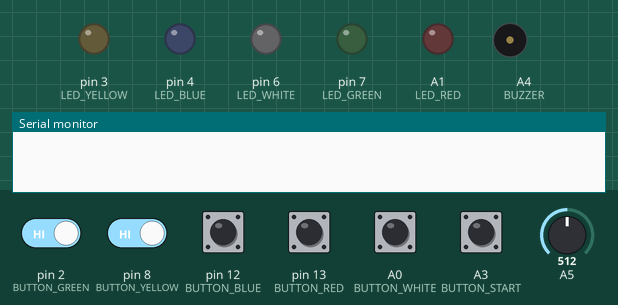
This sketch was run on a simulated Arduino Uno, built with avr-gcc and run on an emulated ATmega328P. Parts: output pins drawn as LEDs (lit = HIGH), buzzer (waves = sounding), the last lines printed to the serial monitor. Dashed ring = blinking. The inputs (shaded band) are chosen by the test bench; at power-on: A0 (BUTTON_WHITE), A3 (BUTTON_START), pin 2 (BUTTON_GREEN), pin 8 (BUTTON_YELLOW), pin 12 (BUTTON_BLUE), pin 13 (BUTTON_RED) HIGH, A5 = 512. Random numbers use the default seed unless the sketch sets one.

Above: at 1.2 s.
1.3 s: A3 (BUTTON_START) pulled LOW for 0.15 s
At 4.2 s:
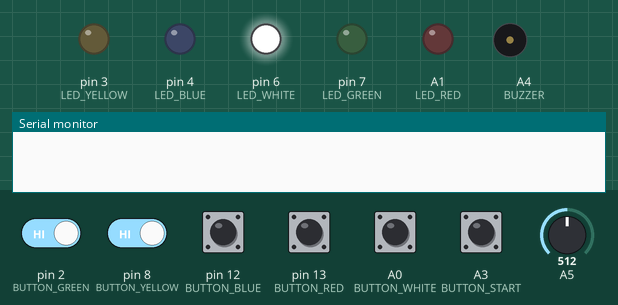
4.3 s: A0 (BUTTON_WHITE) pulled LOW for 1 s
At 6.52 s:
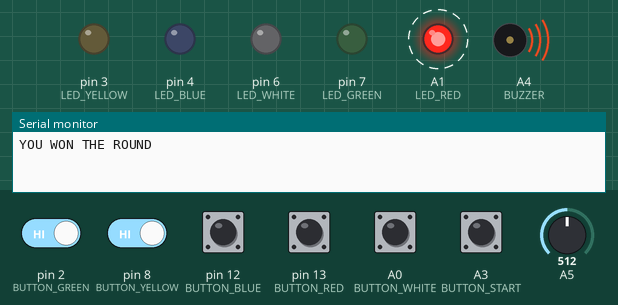
8.3 s: pin 2 (BUTTON_GREEN) driven LOW and pin 8 (BUTTON_YELLOW) driven LOW
At 12.2 s:
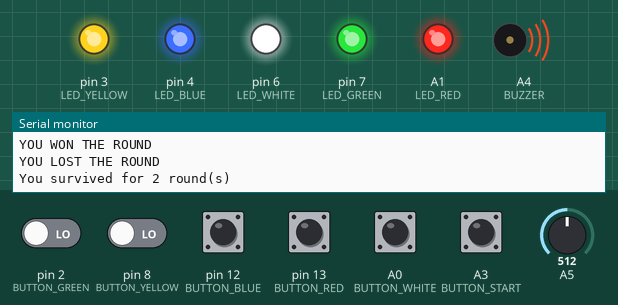
14.3 s: A3 (BUTTON_START) pulled LOW for 1 s
At 15.23 s:
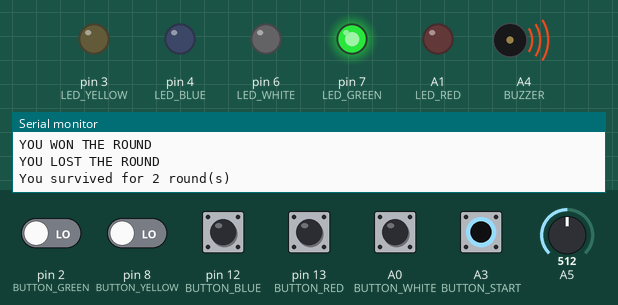
17.5 s: A5 set to 900
Timing chart, 0 to 21.5 s (numbered marks = the images above; inputs shaded):
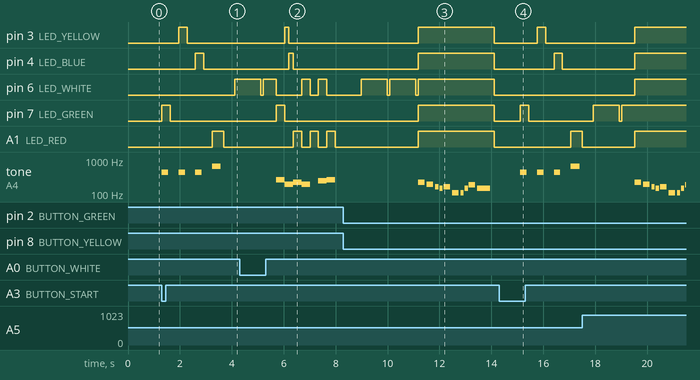

Measured:
- after the input at 1.3 s, pin 3 (LED_YELLOW): LOW → HIGH after 0.65 s, → LOW 0.33 s later; pin 4 (LED_BLUE): LOW → HIGH after 1.3 s, → LOW 0.33 s later; pin 6 (LED_WHITE): LOW → HIGH after 2.8 s; pin 7 (LED_GREEN): LOW → HIGH at once, → LOW 0.33 s later; A1 (LED_RED): LOW → HIGH after 2.0 s, → LOW 0.43 s later
- after the input at 4.3 s, pin 3 (LED_YELLOW): LOW → HIGH after 1.7 s, → LOW 0.16 s later; pin 4 (LED_BLUE): LOW → HIGH after 1.9 s, → LOW 0.16 s later
- after the input at 8.3 s, pin 3 (LED_YELLOW), pin 4 (LED_BLUE), pin 7 (LED_GREEN), A1 (LED_RED): LOW → HIGH after 2.9 s, → LOW 2.9 s later; tone on A4 (BUZZER): plays 220 Hz for 0.25 s, 196 Hz for 0.25 s, 165 Hz for 0.13 s, 147 Hz for 0.13 s, 165 Hz for 0.25 s, 110 Hz for 0.25 s … (10 notes in this stretch), starting after 2.9 s
- after the input at 14.3 s, pin 3 (LED_YELLOW): LOW → HIGH after 1.5 s, → LOW 0.33 s later; pin 4 (LED_BLUE): LOW → HIGH after 2.1 s, → LOW 0.33 s later

The sketch:

Code.ino
```cpp
// include for melodies
#include <pitches.h>

// leds define
#define LED_GREEN 7
#define LED_YELLOW 3
#define LED_BLUE 4
#define LED_RED A1
#define LED_WHITE 6

// buttons define
#define BUTTON_GREEN 2
#define BUTTON_YELLOW 8
#define BUTTON_BLUE 12
#define BUTTON_RED 13
#define BUTTON_WHITE A0

// Others
#define BUZZER A4
#define BUTTON_START A3

// Initialize functions
void light_button();
void game();
int game_check_if_correct(int tab[], int size);
void buzz_win();
void buzz_lose();
void buzz_count();

void setup()
{
  // leds setup
  pinMode(LED_GREEN, OUTPUT);
  pinMode(LED_YELLOW, OUTPUT);
  pinMode(LED_BLUE, OUTPUT);
  pinMode(LED_RED, OUTPUT);
  pinMode(LED_WHITE, OUTPUT);

  // buttons setup
  pinMode(BUTTON_GREEN, INPUT_PULLUP);
  pinMode(BUTTON_YELLOW, INPUT_PULLUP);
  pinMode(BUTTON_BLUE, INPUT_PULLUP);
  pinMode(BUTTON_RED, INPUT_PULLUP);
  pinMode(BUTTON_WHITE, INPUT_PULLUP);

  // Others
  pinMode(BUZZER, OUTPUT);
  pinMode(BUTTON_START, INPUT_PULLUP);

  Serial.begin(9600);
}

void loop()
{
  if (digitalRead(BUTTON_START) == 0)
  {
    buzz_count();
    game();
  }
}

void light_button(int desired_light, int duration)
{
  switch (desired_light)
  {
  case 1: // GREEN
    digitalWrite(LED_GREEN, HIGH);
    delay(duration);
    digitalWrite(LED_GREEN, LOW);
    break;
  case 2: // YELLOW
    digitalWrite(LED_YELLOW, HIGH);
    delay(duration);
    digitalWrite(LED_YELLOW, LOW);
    break;
  case 3: // BLUE
    digitalWrite(LED_BLUE, HIGH);
    delay(duration);
    digitalWrite(LED_BLUE, LOW);
    break;
  case 4: // RED
    digitalWrite(LED_RED, HIGH);
    delay(duration);
    digitalWrite(LED_RED, LOW);
    break;
  case 5: // WHITE
    digitalWrite(LED_WHITE, HIGH);
    delay(duration);
    digitalWrite(LED_WHITE, LOW);
    break;
  case 6: // ALL
    digitalWrite(LED_GREEN, HIGH);
    digitalWrite(LED_YELLOW, HIGH);
    digitalWrite(LED_BLUE, HIGH);
    digitalWrite(LED_RED, HIGH);
    digitalWrite(LED_WHITE, HIGH);
    buzz_lose();
    digitalWrite(LED_GREEN, LOW);
    digitalWrite(LED_YELLOW, LOW);
    digitalWrite(LED_BLUE, LOW);
    digitalWrite(LED_RED, LOW);
    digitalWrite(LED_WHITE, LOW);
  }
}

void game()
{
  int count = 1;
  int exit = 1;

  while (exit != 0)
  {
    int tab[count];

    for (int i = 0; i < count; i++)
    {
      randomSeed(analogRead(A5));
      tab[i] = random(1, 6);

      light_button(tab[i], 1000);
      delay(100);
    }

    int result = game_check_if_correct(tab, count);

    if (result == 0)
    {
      Serial.print("YOU LOST THE ROUND \nYou survived for ");
      Serial.print(count);
      Serial.println(" round(s)");
      light_button(6, 1000);
      exit = 0;
    }
    else
    {
      Serial.println("YOU WON THE ROUND");
      buzz_win();
      count++;
    }

    delay(1000);
  }
}

int game_check_if_correct(int tab[], int size)
{
  for (int i = 0; i < size; i++)
  {
    int loop = 1;

    while (loop != 0)
    {
      // GREEN
      int valeur = digitalRead(BUTTON_GREEN);
      if (valeur == 0)
      {
        if (tab[i] == 1)
        {
          light_button(1, 500);
          loop = 0;
        }
        else
        {
          return 0;
        }
      }
      // YELLOW
      valeur = digitalRead(BUTTON_YELLOW);
      if (valeur == 0)
      {
        if (tab[i] == 2)
        {
          light_button(2, 500);
          loop = 0;
        }
        else
        {
          return 0;
        }
      }
      // BLUE
      valeur = digitalRead(BUTTON_BLUE);
      if (valeur == 0)
      {
        if (tab[i] == 3)
        {
          light_button(3, 500);
          loop = 0;
        }
        else
        {
          return 0;
        }
      }
      // RED
      valeur = digitalRead(BUTTON_RED);
      if (valeur == 0)
      {
        if (tab[i] == 4)
        {
          light_button(4, 500);
          loop = 0;
        }
        else
        {
          return 0;
        }
      }
      // WHITE
      valeur = digitalRead(BUTTON_WHITE);
      if (valeur == 0)
      {
        if (tab[i] == 5)
        {
          light_button(5, 500);
          loop = 0;
        }
        else
        {
          return 0;
        }
      }
    }
  }
  return 1;
}

void buzz_win()
{
  int melody[] = {
      NOTE_C4, NOTE_G3, NOTE_G3, NOTE_A3, NOTE_G3,
      0, NOTE_B3, NOTE_C4};

  int durations[] = {
      4, 8, 8, 4, 4,
      4, 4, 4};

  int color = 1;
  for (int thisNote = 0; thisNote < 8; thisNote++)
  {
    int noteDuration = 1000 / durations[thisNote];
    int pause = noteDuration * 1.30;
    tone(BUZZER, melody[thisNote], pause);
    light_button(color, pause);
    noTone(BUZZER);
    if (color >= 5)
    {
      color--;
    }
    else
    {
      color++;
    }
  }
}

void buzz_lose()
{
  int melody[] = {
      NOTE_A3, NOTE_G3, NOTE_E3, NOTE_D3, NOTE_E3,
      NOTE_A2, NOTE_A2, NOTE_D3, NOTE_FS3, NOTE_D3};

  int durations[] = {
      4, 4, 8, 8, 4,
      4, 8, 8, 4, 2};

  for (int thisNote = 0; thisNote < 10; thisNote++)
  {
    int noteDuration = 1000 / durations[thisNote];
    int pause = noteDuration * 1.30;
    tone(BUZZER, melody[thisNote], noteDuration);
    delay(pause);
    noTone(BUZZER);
  }
}

void buzz_count()
{
  int melody[] = {
      NOTE_A4, NOTE_A4, NOTE_A4, NOTE_E5};

  int durations[] = {
      4, 4, 4, 3};

  int color = 1;
  for (int thisNote = 0; thisNote < 4; thisNote++)
  {
    int noteDuration = 1000 / durations[thisNote];
    int pause = noteDuration * 1.30;
    tone(BUZZER, melody[thisNote], noteDuration);
    light_button(color, pause);
    delay(pause);
    noTone(BUZZER);
    color++;
  }
}
```
